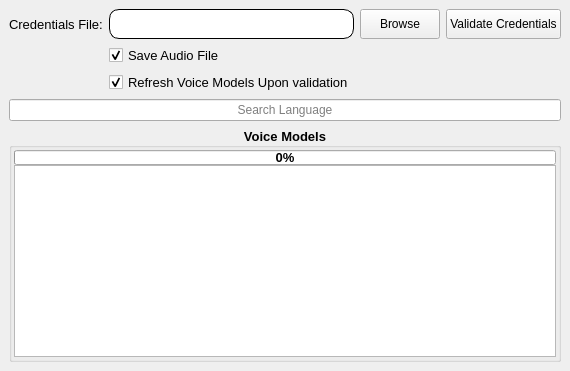
         <widget class="QWidget" name="gTTS_page">
          <layout class="QGridLayout" name="gridLayout_11">
           <property name="leftMargin">
            <number>0</number>
           </property>
           <property name="topMargin">
            <number>0</number>
           </property>
           <property name="rightMargin">
            <number>0</number>
           </property>
           <property name="bottomMargin">
            <number>0</number>
           </property>
           <item row="0" column="0">
            <widget class="QWidget" name="gridWidget_2" native="true">
             <layout class="QGridLayout" name="gridLayout_6">
              <item row="0" column="2">
               <widget class="QPushButton" name="browseButton">
                <property name="sizePolicy">
                 <sizepolicy hsizetype="Minimum" vsizetype="Minimum">
                  <horstretch>0</horstretch>
                  <verstretch>0</verstretch>
                 </sizepolicy>
                </property>
                <property name="text">
                 <string>Browse</string>
                </property>
               </widget>
              </item>
              <item row="0" column="1">
               <widget class="QLineEdit" name="credsFilePathEdit">
                <property name="styleSheet">
                 <string notr="true">border-style: outset;
border-width: 1px;
border-radius: 10px;
min-width: 10em;
padding: 6px;</string>
                </property>
               </widget>
              </item>
              <item row="0" column="0">
               <widget class="QLabel" name="label_6">
                <property name="font">
                 <font>
                  <pointsize>10</pointsize>
                 </font>
                </property>
                <property name="text">
                 <string>Credentials File:</string>
                </property>
               </widget>
              </item>
              <item row="0" column="3">
               <widget class="QPushButton" name="validate_google">
                <property name="sizePolicy">
                 <sizepolicy hsizetype="Minimum" vsizetype="Minimum">
                  <horstretch>0</horstretch>
                  <verstretch>0</verstretch>
                 </sizepolicy>
                </property>
                <property name="toolTip">
                 <string>&lt;html&gt;&lt;head/&gt;&lt;body&gt;&lt;p&gt;&lt;span style=&quot; font-size:10pt;&quot;&gt;Test the validity of the credential. If no error is detected, there will be no changes else, the credentials will be cleared.&lt;/span&gt;&lt;/p&gt;&lt;/body&gt;&lt;/html&gt;</string>
                </property>
                <property name="text">
                 <string>Validate Credentials</string>
                </property>
               </widget>
              </item>
              <item row="4" column="0" colspan="4">
               <widget class="QGroupBox" name="groupBox_3">
                <property name="font">
                 <font>
                  <pointsize>10</pointsize>
                  <weight>75</weight>
                  <bold>true</bold>
                 </font>
                </property>
                <property name="title">
                 <string>Voice Models</string>
                </property>
                <property name="alignment">
                 <set>Qt::AlignCenter</set>
                </property>
                <layout class="QVBoxLayout" name="verticalLayout_8">
                 <property name="spacing">
                  <number>0</number>
                 </property>
                 <property name="leftMargin">
                  <number>2</number>
                 </property>
                 <property name="topMargin">
                  <number>2</number>
                 </property>
                 <property name="rightMargin">
                  <number>2</number>
                 </property>
                 <property name="bottomMargin">
                  <number>2</number>
                 </property>
                 <item>
                  <widget class="QProgressBar" name="gTTS_progressBar">
                   <property name="maximumSize">
                    <size>
                     <width>16777215</width>
                     <height>15</height>
                    </size>
                   </property>
                   <property name="font">
                    <font>
                     <pointsize>10</pointsize>
                     <weight>75</weight>
                     <bold>true</bold>
                    </font>
                   </property>
                   <property name="styleSheet">
                    <string notr="true"/>
                   </property>
                   <property name="value">
                    <number>0</number>
                   </property>
                   <property name="alignment">
                    <set>Qt::AlignCenter</set>
                   </property>
                   <property name="textVisible">
                    <bool>true</bool>
                   </property>
                  </widget>
                 </item>
                 <item>
                  <widget class="QListWidget" name="listWidget_voicegoogle">
                   <property name="verticalScrollBarPolicy">
                    <enum>Qt::ScrollBarAsNeeded</enum>
                   </property>
                   <property name="sortingEnabled">
                    <bool>true</bool>
                   </property>
                  </widget>
                 </item>
                </layout>
               </widget>
              </item>
              <item row="3" column="0" colspan="4">
               <widget class="QLineEdit" name="search_language_google">
                <property name="alignment">
                 <set>Qt::AlignCenter</set>
                </property>
                <property name="placeholderText">
                 <string>Search Language</string>
                </property>
               </widget>
              </item>
              <item row="1" column="1">
               <widget class="QCheckBox" name="checkBox_saveAudio_gTTS">
                <property name="font">
                 <font>
                  <pointsize>10</pointsize>
                 </font>
                </property>
                <property name="text">
                 <string>Save Audio File</string>
                </property>
                <property name="checked">
                 <bool>true</bool>
                </property>
               </widget>
              </item>
              <item row="2" column="1">
               <widget class="QCheckBox" name="checkBox_google">
                <property name="font">
                 <font>
                  <pointsize>10</pointsize>
                 </font>
                </property>
                <property name="text">
                 <string>Refresh Voice Models Upon validation</string>
                </property>
                <property name="checked">
                 <bool>true</bool>
                </property>
               </widget>
              </item>
             </layout>
            </widget>
           </item>
          </layout>
         </widget>
